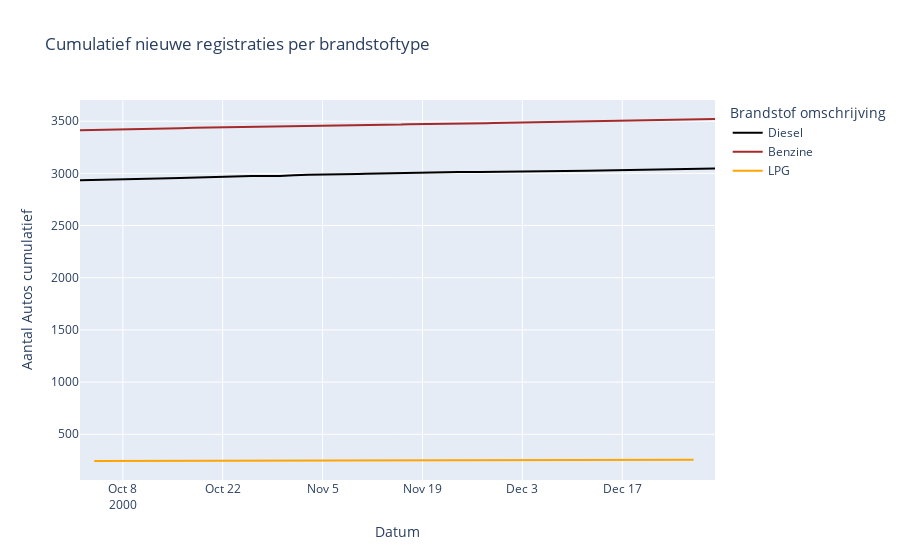

Write notebook code for a chart like this one.
### Code cell
import plotly.express as px

#select box
#merken =
#merk = st.selectbox("Merk", merken)

#slider
#start = "2000-1-1"
#end = "2000-4-20"

fuel_color_map = {'Benzine' : "brown", 'Diesel': "black", 'LPG' : "orange", 'Elektriciteit': "blue", 'CNG': "yellow", 'Alcohol' : "red",
       'Waterstof' : "aqua", 'LNG' : "green"}

fig = px.line(df_clean2[start:end], y="Kenteken",
              color="Brandstof omschrijving",
              title="Cumulatief nieuwe registraties per brandstoftype",
              color_discrete_map = fuel_color_map)

fig.update_layout(yaxis_title="Aantal Autos cumulatief", xaxis_title = "Datum")
fig.show()

#df_plot.to_csv("line " + merk +".csv")

### Figure 1 — Plotly figure (JSON) as saved in the notebook; plotly's stock layout.template omitted (floating-point values rounded to 4 significant figures)
{"data": [{"hovertemplate": "Brandstof omschrijving=Diesel<br>Datum tenaamstelling=%{x}<br>Kenteken=%{y}<extra></extra>", "legendgroup": "Diesel", "line": {"color": "black", "dash": "solid"}, "marker": {"symbol": "circle"}, "mode": "lines", "name": "Diesel", "orientation": "v", "showlegend": true, "type": "scatter", "x": ["2000-10-02", "2000-10-03", "2000-10-04", "2000-10-05", "2000-10-06", "2000-10-07", "2000-10-09", "2000-10-10", "2000-10-11", "2000-10-12", "2000-10-13", "2000-10-16", "2000-10-18", "2000-10-19", "2000-10-20", "2000-10-21", "2000-10-23", "2000-10-24", "2000-10-26", "2000-10-30", "2000-10-31", "2000-11-01", "2000-11-03", "2000-11-06", "2000-11-07", "2000-11-08", "2000-11-10", "2000-11-11", "2000-11-13", "2000-11-14", "2000-11-16", "2000-11-21", "2000-11-22", "2000-11-23", "2000-11-24", "2000-11-27", "2000-11-29", "2000-12-01", "2000-12-05", "2000-12-06", "2000-12-12", "2000-12-14", "2000-12-16", "2000-12-18", "2000-12-19", "2000-12-20", "2000-12-21", "2000-12-22", "2000-12-27", "2000-12-28", "2000-12-29", "2000-12-30"], "xaxis": "x", "y": [2933, 2935, 2937, 2941, 2943, 2944, 2945, 2946, 2947, 2949, 2951, 2956, 2959, 2964, 2966, 2968, 2973, 2974, 2975, 2976, 2982, 2983, 2987, 2988, 2991, 2993, 2995, 2997, 3000, 3001, 3003, 3007, 3008, 3010, 3012, 3013, 3016, 3017, 3020, 3021, 3025, 3027, 3028, 3029, 3030, 3032, 3033, 3037, 3040, 3043, 3045, 3046], "yaxis": "y"}, {"hovertemplate": "Brandstof omschrijving=Benzine<br>Datum tenaamstelling=%{x}<br>Kenteken=%{y}<extra></extra>", "legendgroup": "Benzine", "line": {"color": "brown", "dash": "solid"}, "marker": {"symbol": "circle"}, "mode": "lines", "name": "Benzine", "orientation": "v", "showlegend": true, "type": "scatter", "x": ["2000-10-02", "2000-10-03", "2000-10-04", "2000-10-05", "2000-10-06", "2000-10-07", "2000-10-10", "2000-10-11", "2000-10-13", "2000-10-16", "2000-10-18", "2000-10-19", "2000-10-20", "2000-10-21", "2000-10-25", "2000-10-26", "2000-10-28", "2000-10-30", "2000-10-31", "2000-11-01", "2000-11-03", "2000-11-07", "2000-11-09", "2000-11-10", "2000-11-11", "2000-11-13", "2000-11-14", "2000-11-16", "2000-11-17", "2000-11-20", "2000-11-21", "2000-11-23", "2000-11-24", "2000-11-25", "2000-11-28", "2000-11-29", "2000-11-30", "2000-12-01", "2000-12-04", "2000-12-05", "2000-12-07", "2000-12-09", "2000-12-11", "2000-12-12", "2000-12-13", "2000-12-15", "2000-12-16", "2000-12-18", "2000-12-20", "2000-12-21", "2000-12-22", "2000-12-27", "2000-12-28", "2000-12-29", "2000-12-30"], "xaxis": "x", "y": [3413, 3414, 3415, 3416, 3421, 3422, 3423, 3424, 3430, 3432, 3436, 3437, 3439, 3440, 3441, 3445, 3446, 3447, 3449, 3450, 3452, 3454, 3455, 3459, 3460, 3462, 3466, 3468, 3471, 3472, 3473, 3475, 3479, 3480, 3481, 3483, 3484, 3488, 3491, 3494, 3495, 3496, 3499, 3500, 3501, 3504, 3506, 3507, 3510, 3511, 3512, 3513, 3516, 3520, 3521], "yaxis": "y"}, {"hovertemplate": "Brandstof omschrijving=LPG<br>Datum tenaamstelling=%{x}<br>Kenteken=%{y}<extra></extra>", "legendgroup": "LPG", "line": {"color": "orange", "dash": "solid"}, "marker": {"symbol": "circle"}, "mode": "lines", "name": "LPG", "orientation": "v", "showlegend": true, "type": "scatter", "x": ["2000-10-04", "2000-10-10", "2000-10-13", "2000-10-16", "2000-10-17", "2000-10-24", "2000-11-02", "2000-11-29", "2000-12-09", "2000-12-20", "2000-12-27"], "xaxis": "x", "y": [244, 245, 246, 248, 249, 250, 251, 252, 253, 254, 255], "yaxis": "y"}], "layout": {"legend": {"title": {"text": "Brandstof omschrijving"}, "tracegroupgap": 0}, "title": {"text": "Cumulatief nieuwe registraties per brandstoftype"}, "xaxis": {"anchor": "y", "domain": [0.0, 1.0], "title": {"text": "Datum"}}, "yaxis": {"anchor": "x", "domain": [0.0, 1.0], "title": {"text": "Aantal Autos cumulatief"}}}}
